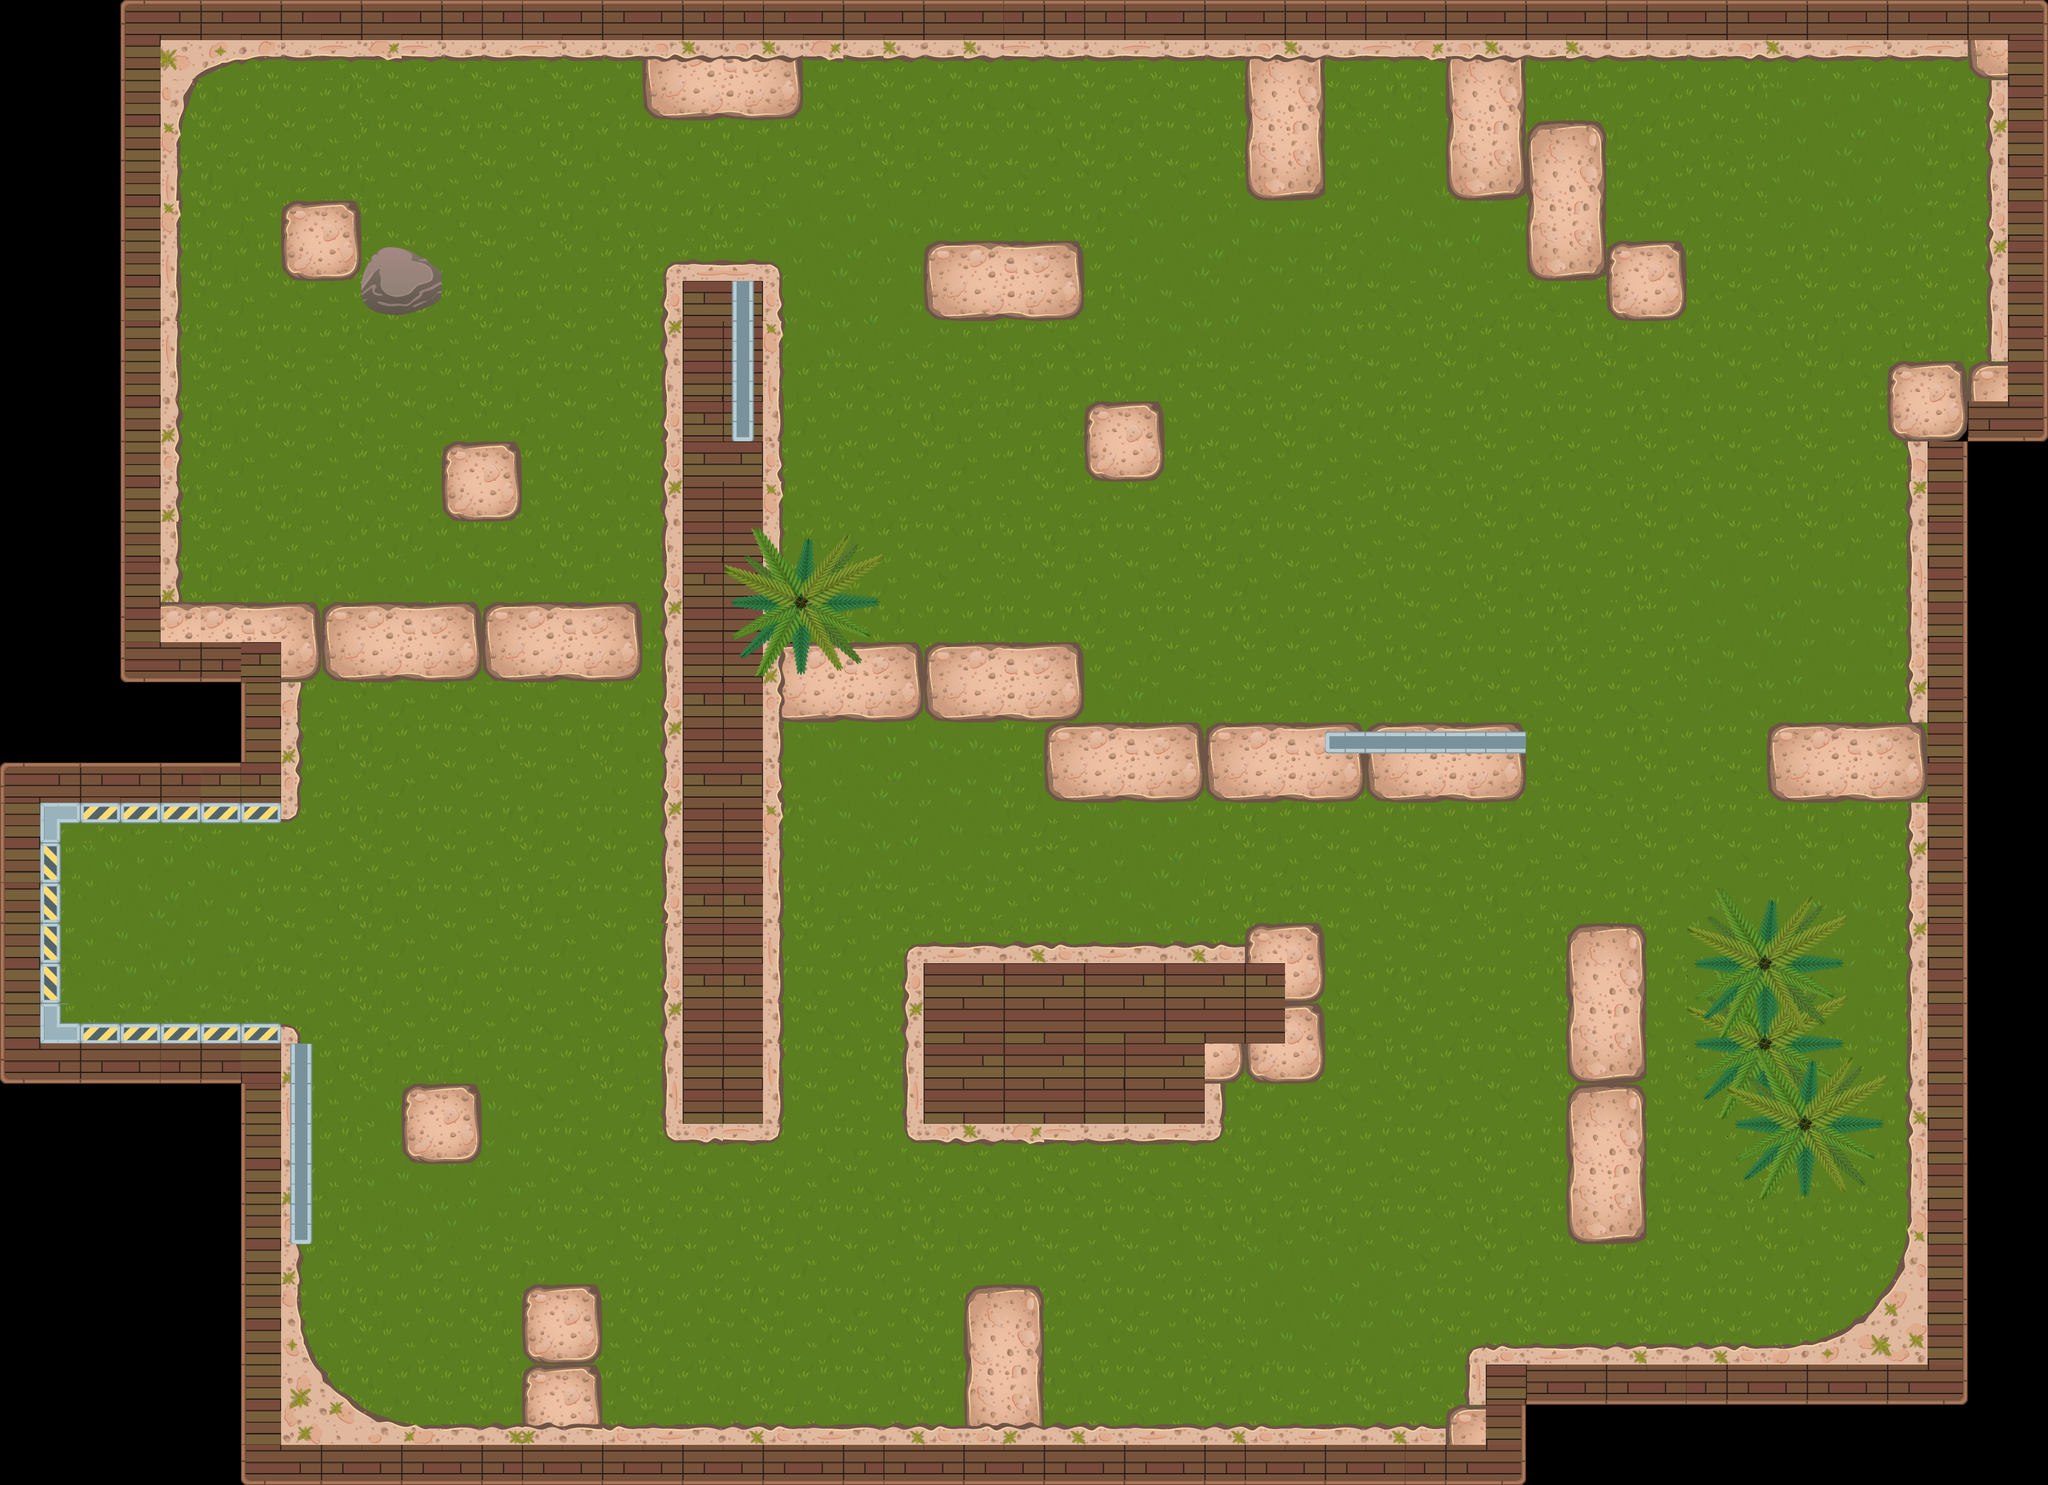

Rendered tile map (Tiled .tmx) drawn with the repository's tilesets; below, a short description and the map source with its tile grids summarised:
An orthogonal 51x37 tile map with 64x64 px tiles, 3 tile layers (background, bourder, above) and 90 objects (14x gold, 11x enimy, 6x bomb, 6x circle, 5x box, ...).

<map version="1.2" tiledversion="1.2.4" orientation="orthogonal" renderorder="right-down" width="51" height="37" tilewidth="64" tileheight="64" infinite="0" nextlayerid="17" nextobjectid="183">
 <properties>
  <property name="score" type="int" value="550" />
 </properties>
 <tileset firstgid="1" source="tiles2.tsx" />
 <layer id="13" name="background" width="51" height="37">
  <data>[1887 cells, 1511 non-empty, 33 distinct tile ids]</data>
 </layer>
 <layer id="14" name="bourder" width="51" height="37">
  <data>[1887 cells, 664 non-empty, 72 distinct tile ids]</data>
 </layer>
 <layer id="15" name="above" width="51" height="37">
  <data>[1887 cells, 75 non-empty, 23 distinct tile ids]</data>
 </layer>
 <objectgroup color="#000000" id="3" name="BourderObjet">
  <object id="72" x="95.0909" y="1310.91">
   <polyline points="0,0 -0.181818,322 350.727,322.364 353.091,327.455 364.909,326.909 372.364,330.545 379.091,340.727 378.182,354 380.364,364 380.364,782.727 384,792.909 384.182,810 402.909,863.636 441.091,910.364 507.273,958 583.636,968.182 2205.94,971.03 2220.37,937.303 2244.39,933.546 2251.12,854.455 2270.78,835.636 2793.82,827.849 2851.91,803.212 2892.09,776.484 2916.36,747.303 2941.94,701.031 2951.57,-250.606 2944.4,-605.121 2916.7,-629.273 2920.49,-726.879 3078.79,-737.394 3079.45,-1191.09 3070.73,-1192.36 3055.82,-1203.45 3054.73,-1223.27 370.909,-1218.85 316.909,-1226.85 231.454,-1205.21 198.606,-1164.48 180.727,-346.546 406.788,-346 413.576,-253.212 378.182,-222.121 378.182,-16.7273 376.364,-12.5455 365.636,-4.90909 353.091,-5.09091 350.182,-0.181818 -0.934659,0.0596591" />
  </object>
  <object id="148" x="454.667" y="332" width="112" height="105.333" />
  <object id="149" x="1028" y="88" width="244" height="98.6667" />
  <object id="150" x="1062.67" y="421.333" width="178.667" height="1394.67" />
  <object id="151" x="1448" y="1504" width="493.333" height="316" />
  <object id="152" x="1990.67" y="1474.67" width="112" height="252" />
  <object id="153" x="1942.67" y="1504" width="40" height="218.667" />
  <object id="154" x="1252" y="1026" width="468" height="122" />
  <object id="155" x="1678" y="1150" width="754" height="122" />
  <object id="156" x="2506" y="1482" width="116" height="498" />
  <object id="157" x="1469.82" y="386" width="254.182" height="120" />
  <object id="158" x="1735.94" y="641.03" width="112" height="122" />
  <object id="159" x="1990" y="86" width="122" height="226" />
  <object id="160" x="708" y="712" width="118" height="112" />
  <object id="161" x="648" y="1732" width="112" height="114" />
  <object id="162" x="842" y="2058" width="112" height="214" />
  <object id="163" x="1546" y="2056" width="110" height="222" />
  <object id="164" x="2311.33" y="89.3333" width="119.333" height="222" />
  <object id="165" x="2442.67" y="197.333" width="113.333" height="240.667" />
  <object id="166" x="2570.67" y="382.667" width="113.333" height="122.667" />
  <object id="167" x="2826.67" y="1157.33" width="220" height="117.333" />
  <object id="174" x="2783.52" y="1503.39" width="68.9697" height="69.3333">
   <ellipse />
  </object>
  <object id="175" x="2796" y="1634.67" width="40" height="53.3333">
   <ellipse />
  </object>
  <object id="176" x="2846.67" y="1769.33" width="49.3333" height="44">
   <ellipse />
  </object>
  <object id="177" x="1249" y="934" width="56" height="59">
   <ellipse />
  </object>
  <object id="178" x="613" y="391">
   <polyline points="0,0 -36,43 -35,81 0,108 37,106 80,88 90,61 86,37 10,1" />
  </object>
  <object id="182" x="516" y="968" width="496" height="116" />
 </objectgroup>
 <objectgroup id="16" name="Place">
  <object id="71" type="place" x="2197.09" y="200">
   <point />
  </object>
 </objectgroup>
 <objectgroup id="2" name="Player">
  <object id="26" type="player" x="258" y="1468">
   <point />
  </object>
 </objectgroup>
 <objectgroup id="4" name="Box">
  <object id="122" type="box" x="1407.76" y="1369.58">
   <properties>
    <property name="code" type="int" value="2" />
   </properties>
   <point />
  </object>
  <object id="123" type="box" x="1443.51" y="741.394">
   <properties>
    <property name="code" type="int" value="3" />
   </properties>
   <point />
  </object>
  <object id="124" type="box" x="706.179" y="2087.51">
   <properties>
    <property name="code" type="int" value="0" />
   </properties>
   <point />
  </object>
  <object id="125" type="box" x="2181.58" y="1814.97">
   <properties>
    <property name="code" type="int" value="2" />
   </properties>
   <point />
  </object>
  <object id="126" type="box" x="2317.52" y="751.455">
   <properties>
    <property name="code" type="int" value="3" />
   </properties>
   <point />
  </object>
 </objectgroup>
 <objectgroup id="5" name="Enimy">
  <object id="82" name="8" type="enimy" x="1668" y="276">
   <properties>
    <property name="code" type="int" value="9" />
   </properties>
   <point />
  </object>
  <object id="83" name="9" type="enimy" x="930.667" y="1680">
   <properties>
    <property name="code" type="int" value="9" />
   </properties>
   <point />
  </object>
  <object id="84" name="5" type="enimy" x="672" y="2220">
   <properties>
    <property name="code" type="int" value="5" />
   </properties>
   <point />
  </object>
  <object id="88" name="3" type="enimy" x="1998" y="520">
   <properties>
    <property name="code" type="int" value="3" />
   </properties>
   <point />
  </object>
  <object id="89" name="4" type="enimy" x="2681.5" y="188">
   <properties>
    <property name="code" type="int" value="4" />
   </properties>
   <point />
  </object>
  <object id="90" name="3" type="enimy" x="2556" y="930">
   <properties>
    <property name="code" type="int" value="3" />
   </properties>
   <point />
  </object>
  <object id="138" name="2" type="enimy" x="2329.03" y="1542.79">
   <properties>
    <property name="code" type="int" value="2" />
   </properties>
   <point />
  </object>
  <object id="139" name="4" type="enimy" x="1486.67" y="915.273">
   <properties>
    <property name="code" type="int" value="4" />
   </properties>
   <point />
  </object>
  <object id="168" name="6" type="enimy" x="808" y="376">
   <properties>
    <property name="code" type="int" value="6" />
   </properties>
   <point />
  </object>
  <object id="169" name="6" type="enimy" x="464" y="672">
   <properties>
    <property name="code" type="int" value="6" />
   </properties>
   <point />
  </object>
  <object id="170" name="7" type="enimy" x="961" y="897">
   <properties>
    <property name="code" type="int" value="7" />
   </properties>
   <point />
  </object>
 </objectgroup>
 <objectgroup id="6" name="Pickup">
  <object id="85" type="crystal" x="1783.22" y="1391.94">
   <point />
  </object>
  <object id="86" type="crystal" x="2944" y="1086.67">
   <point />
  </object>
  <object id="87" type="crystal" x="3022" y="376">
   <point />
  </object>
  <object id="127" type="gold" x="992.424" y="1885.39">
   <point />
  </object>
  <object id="129" type="gold" x="624" y="2100">
   <point />
  </object>
  <object id="130" type="gold" x="1424" y="2176">
   <point />
  </object>
  <object id="131" type="gold" x="1220" y="2052">
   <point />
  </object>
  <object id="132" type="gold" x="906.242" y="1212.18">
   <point />
  </object>
  <object id="133" type="gold" x="2198.5" y="1383.5">
   <point />
  </object>
  </objectgroup>
 <objectgroup id="7" name="Door">
  <!-- 3 objects omitted --></objectgroup>
 <objectgroup id="10" name="Bomb">
  <!-- 9 objects omitted --></objectgroup>
 <objectgroup id="11" name="Light">
  <!-- 4 objects omitted --></objectgroup>
 <objectgroup id="13" name="Zone" visible="0">
  <!-- 3 objects omitted --></objectgroup>
 <objectgroup id="14" name="Circle">
  <!-- 6 objects omitted --></objectgroup>
 <objectgroup id="15" name="Text">
  <!-- 1 objects omitted --></objectgroup>
</map>
<!-- 36 of 90 objects omitted -->
